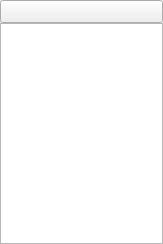
<?xml version="1.0" encoding="UTF-8"?>
<ui version="4.0">
 <class>ListViewItem</class>
 <widget class="QWidget" name="ListViewItem">
  <property name="geometry">
   <rect>
    <x>0</x>
    <y>0</y>
    <width>163</width>
    <height>244</height>
   </rect>
  </property>
  <property name="sizePolicy">
   <sizepolicy hsizetype="Fixed" vsizetype="Fixed">
    <horstretch>0</horstretch>
    <verstretch>0</verstretch>
   </sizepolicy>
  </property>
  <property name="windowTitle">
   <string>ListViewItem</string>
  </property>
  <layout class="QVBoxLayout" name="verticalLayout">
   <property name="spacing">
    <number>0</number>
   </property>
   <property name="leftMargin">
    <number>0</number>
   </property>
   <property name="topMargin">
    <number>0</number>
   </property>
   <property name="rightMargin">
    <number>0</number>
   </property>
   <property name="bottomMargin">
    <number>0</number>
   </property>
   <item>
    <widget class="QToolButton" name="toolButton">
     <property name="sizePolicy">
      <sizepolicy hsizetype="Expanding" vsizetype="Fixed">
       <horstretch>0</horstretch>
       <verstretch>0</verstretch>
      </sizepolicy>
     </property>
     <property name="text">
      <string/>
     </property>
     <property name="icon">
      <iconset resource="resources/res.qrc">
       <normaloff>:/icons/Widget Box_arrow_0.png</normaloff>:/icons/Widget Box_arrow_0.png</iconset>
     </property>
    </widget>
   </item>
   <item>
    <widget class="LVGLWidgetListView" name="list_widgets"/>
   </item>
  </layout>
 </widget>
 <customwidgets>
  <customwidget>
   <class>LVGLWidgetListView</class>
   <extends>QListView</extends>
   <header>LVGLWidgetListView.h</header>
  </customwidget>
 </customwidgets>
 <resources>
  <include location="resources/res.qrc"/>
 </resources>
 <connections/>
</ui>
